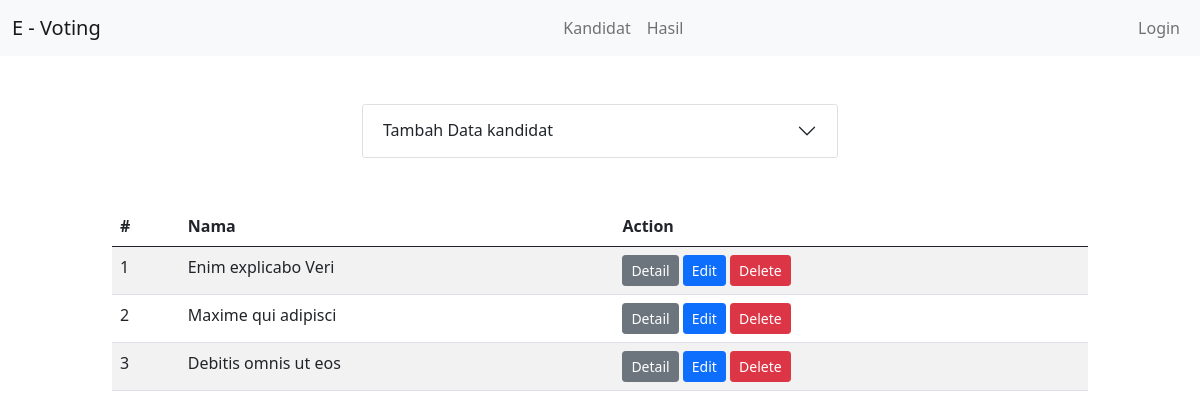
The page /admin/candidate/index.php on the database its author committed.
### tables this page shows
CREATE TABLE `candidates` (
  `id` int(11) NOT NULL,
  `name` varchar(255) NOT NULL,
  `dob` date NOT NULL,
  `photo` text NOT NULL,
  `visi` text DEFAULT NULL,
  `misi` text DEFAULT NULL,
  `chart_color` text DEFAULT NULL
);

### config.php (called while the page is built, shortened)
<?php
    $path = '/php/e_voting';
    $base_url = 'http://'.$_SERVER['SERVER_NAME'] . $path;
?>

### admin/candidate/index.php (the view, shortened to what this page needs)
<?php
  require_once('../../config.php');
?>
<!doctype html>
<html lang="en">
  <head>
    <link href="https://cdn.jsdelivr.net/npm/bootstrap@5.0.1/dist/css/bootstrap.min.css" rel="stylesheet">
  </head>
  <body>
    <?php
    include('../../navbar.php') ?>
    <div class="container-fluid">
        <div class="row">
            <div class="accordion col-md-5 d-block mx-auto my-5 " id="accordionPanels">
                <div class="accordion-item ">
                    <h2 class="accordion-header " id="panelsStayOpen-headingOne">
                        <button class="accordion-button collapsed" type="button" data-bs-toggle="collapse" data-bs-target="#panelsStayOpen-collapseOne" aria-expanded="false" aria-controls="panelsStayOpen-collapseOne">
                            Tambah Data kandidat
                        </button>
                    </h2>
                </div>
            </div>
        </div>
        <div class="row">
            <div class="col-md-10 d-block mx-auto">
                <table class="table table-striped table-hover">
                    <thead>
                        <tr>
                            <th>#</th>
                            <th>Nama</th>
                            <th>Action</th>
                        </tr>
                    </thead>
                    <tbody>
                        <?php
                            $sql = "SELECT * from candidates";
                            $no = 1;
                            $query = mysqli_query($con,$sql);
                            while($candidate = mysqli_fetch_array($query)){
                        ?>
                        <tr>
                            <td><?=$no++;?></td>
                            <td><?=$candidate['name'];?></td>
                            <td>
                                <a href="<?=$base_url;?>/admin/candidate/show.php?id=<?=$candidate['id'];?>" class="btn btn-sm btn-secondary">Detail</a>
                                <a href="<?=$base_url;?>/admin/candidate/edit.php?id=<?=$candidate['id'];?>" class="btn btn-sm btn-primary">Edit</a>
                                <a href="#" onclick="del('<?=$candidate['id'];?>','<?=$base_url;?>/admin/candidate/proses/hapus.php?id=')" class="btn btn-sm btn-danger">Delete</a>
                            </td>
                        </tr>
                        <?php } ?>
                    </tbody>
                </table>
            </div>
        </div>
    </div>
  </body>
</html>

### rows shown on the page
candidates: name "Enim explicabo Veri"
candidates: name "Maxime qui adipisci"
candidates: name "Debitis omnis ut eos"

### other values the page prints
$title "E - Voting"
